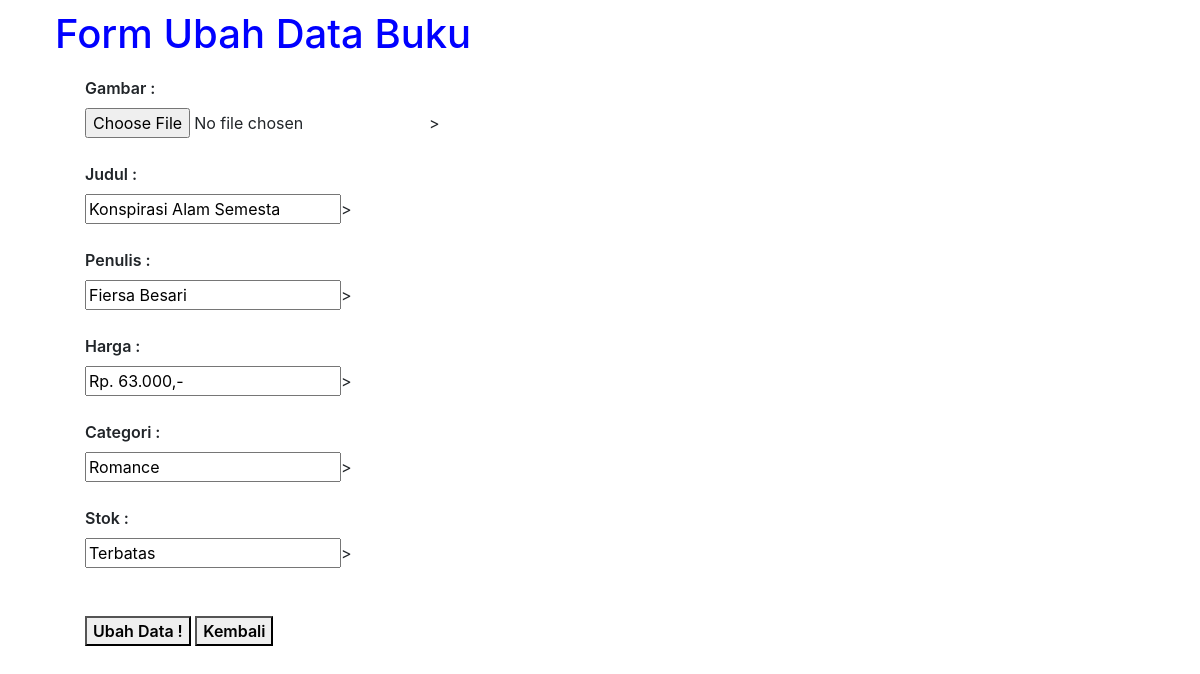
Screenshot of /latihan6a/php/ubah.php?id=1 with the database file from the repository.
### tables this page shows
CREATE TABLE `buku` (
  `id` int(11) NOT NULL,
  `judul` varchar(100) NOT NULL,
  `penulis` varchar(100) NOT NULL,
  `harga` varchar(100) NOT NULL,
  `gambar` varchar(100) NOT NULL,
  `categori` varchar(100) NOT NULL,
  `stok` varchar(100) NOT NULL
);

### latihan6a/php/functions.php (called while the page is built, shortened)
<?php
function koneksi()
{
    $conn = mysqli_connect("localhost", "root", "");
    mysqli_select_db($conn, "pw_tubes_203040008");
    return $conn;
}
function query($sql)
{
    $conn = koneksi();
    $result = mysqli_query($conn, "$sql");
    $rows = [];
    while ($row = mysqli_fetch_assoc($result)) {
        $rows[] = $row;
    }
    return $rows;
}
?>

### latihan6a/php/ubah.php (the view, shortened to what this page needs)
<?php
require 'functions.php';
$id = $_GET['id'];
$buku = query("SELECT * FROM buku WHERE id = $id")[0];
?>
<!DOCTYPE html>
<html lang="en">
<head>
    <link rel="stylesheet" href="https://cdn.jsdelivr.net/npm/bootstrap@4.5.3/dist/css/bootstrap.min.css">
    <link rel="stylesheet" href="../css/ubah.css">
</head>
<body>
    <div class="container">
        <h3>Form Ubah Data Buku</h3>
        <form action="" method="POST">
            <ul>
                <li>
                    <label for="gambar">Gambar :</label><br>
                    <input type="file" name="gambar" id="gambar" require value="<?= $buku['gambar']; ?>">><br><br>
                </li>
                <li>
                    <label for="judul">Judul :</label><br>
                    <input type="text" name="judul" id="judul" require value="<?= $buku['judul']; ?>">><br><br>
                </li>
                <li>
                    <label for="penulis">Penulis :</label><br>
                    <input type="text" name="penulis" id="penulis" require value="<?= $buku['penulis']; ?>">><br><br>
                </li>
                <li>
                    <label for="harga">Harga :</label><br>
                    <input type="text" name="harga" id="harga" require value="<?= $buku['harga']; ?>">><br><br>
                </li>
                <li>
                    <label for="categori">Categori :</label><br>
                    <input type="text" name="categori" id="categori" require value="<?= $buku['categori']; ?>">><br><br>
                </li>
                <li>
                    <label for="stok">Stok :</label><br>
                    <input type="text" name="stok" id="stok" require value="<?= $buku['stok']; ?>">><br><br>
                </li>
                <br>
                <button type="submit" name="ubah">Ubah Data !</button>
                <button type="submit">
                    <a href="admin.php" style="text-decoration: none; color: black;">Kembali</a>
                </button>
            </ul>
        </form>
    </div>
</body>
</html>

### latihan6a/css/ubah.css (style rules this page uses)
label, button, option { font-weight: 600; }
li { list-style-type: none; }
h3 { color: blue; font-size: 40px; padding: 10px; }

### rows the page displays
buku: judul "Konspirasi Alam Semesta", penulis "Fiersa Besari", harga "Rp. 63.000,-", categori "Romance", stok "Terbatas"
